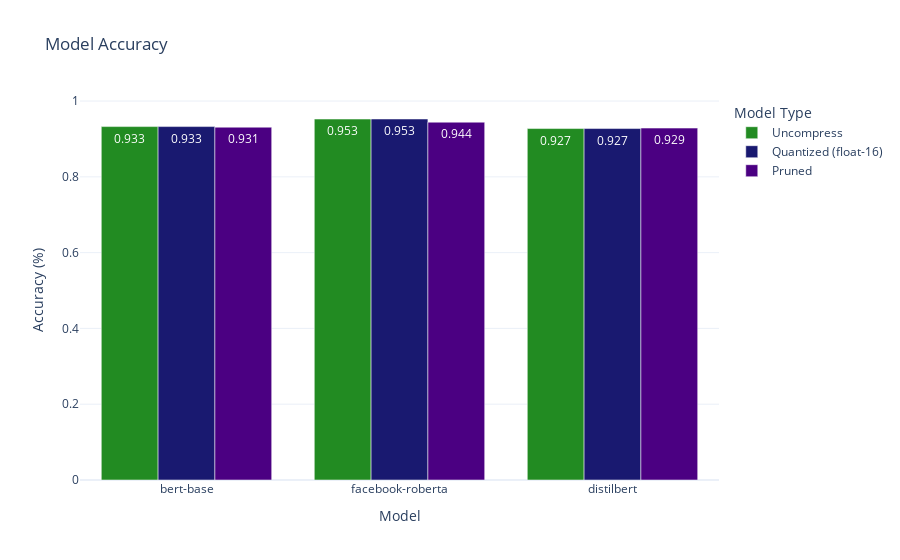

Source (notebook cell):
### Code cell
# create a bar plot for the pruned models
fig = go.Figure(data=[
    go.Bar(name='Uncompress', x=uncompressed_models_comparison['short_name'], y=uncompressed_models_comparison['eval_accuracy'], 
           marker_color=c1
           ,text=uncompressed_models_comparison['eval_accuracy'].round(3) , textposition='auto'
           )
#     ,go.Bar(name='Quantized (int-8)', x=quantized_models_comparison_int8['short_name'], y=quantized_models_comparison_int8['eval_accuracy'],
#             marker_color=c2
#             ,text=quantized_models_comparison_int8['eval_accuracy'].round(2), textposition='auto'
#             )
    ,go.Bar(name='Quantized (float-16)', x=quantized_models_comparison['short_name'], y=quantized_models_comparison['eval_accuracy'],
            marker_color=c3
            ,text=quantized_models_comparison['eval_accuracy'].round(3), textposition='auto'
            )
    ,go.Bar(name='Pruned', x=pruned_models_comparison2['short_name'], y=pruned_models_comparison2['eval_accuracy'],
            marker_color=c4
            ,text=pruned_models_comparison2['eval_accuracy'].round(3), textposition='auto'
            )
            
])
fig.update_layout(
    barmode='group',
    title='Model Accuracy',
    xaxis_title='Model',
    yaxis_title='Accuracy (%)',
    legend_title='Model Type',
    template='plotly_white'
)
# fig.update_layout(barmode='group', title='Pruned Models Comparison', xaxis_title='Model', yaxis_title='Model Size (MB)')

### Figure 1 — Plotly figure (JSON) as saved in the notebook; plotly's stock layout.template omitted (floating-point values rounded to 4 significant figures)
{"data": [{"marker": {"color": "rgb(34, 139, 34)"}, "name": "Uncompress", "text": [0.933, 0.953, 0.927], "textposition": "auto", "type": "bar", "x": ["bert-base", "facebook-roberta", "distilbert"], "y": [0.9327, 0.9525, 0.9275]}, {"marker": {"color": "rgb(25, 25, 112)"}, "name": "Quantized (float-16)", "text": [0.933, 0.953, 0.927], "textposition": "auto", "type": "bar", "x": ["bert-base", "facebook-roberta", "distilbert"], "y": [0.9327, 0.9527, 0.9275]}, {"marker": {"color": "rgb(75, 0, 130)"}, "name": "Pruned", "text": [0.931, 0.944, 0.929], "textposition": "auto", "type": "bar", "x": ["bert-base", "facebook-roberta", "distilbert"], "y": [0.9311, 0.9443, 0.9287]}], "layout": {"barmode": "group", "legend": {"title": {"text": "Model Type"}}, "title": {"text": "Model Accuracy"}, "xaxis": {"title": {"text": "Model"}}, "yaxis": {"title": {"text": "Accuracy (%)"}}}}
